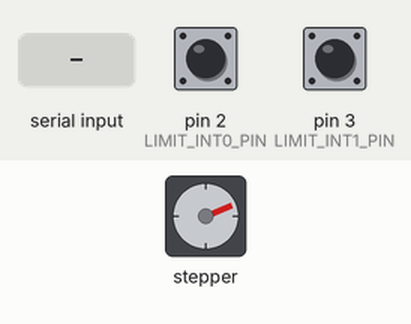
Bench run of a sketch on a simulated Arduino Uno, built with avr-gcc and run on an emulated ATmega328P. Parts: stepper motor. The test bench sets the inputs (shaded band); at power-on: pin 2 (LIMIT_INT0_PIN) HIGH, pin 3 (LIMIT_INT1_PIN) HIGH. Stepper angles assume 200 steps per turn; what the sketch prints to the serial monitor is not drawn.

Above: at 5.0 s.
5.1 s: pin 2 (LIMIT_INT0_PIN) pulsed LOW 2 times (0.12 s each, 0.3 s apart)
7.2 s: "90,45;" received over Serial
At 7.35 s:
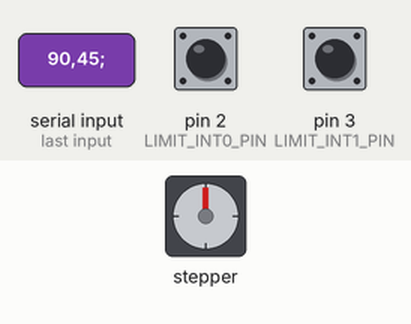
At 7.95 s:
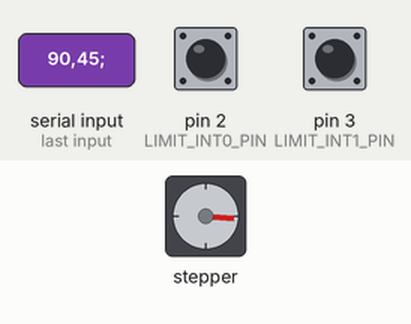
10.2 s: byte 115 ('s') received over Serial
13.2 s: pin 3 (LIMIT_INT1_PIN) pulsed LOW 2 times (0.12 s each, 0.3 s apart)
At 13.9 s:
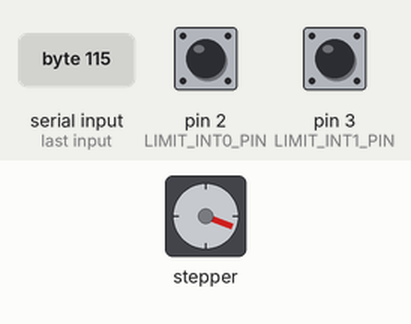
Timing chart, 0 to 16.2 s (numbered marks = the images above; inputs shaded):
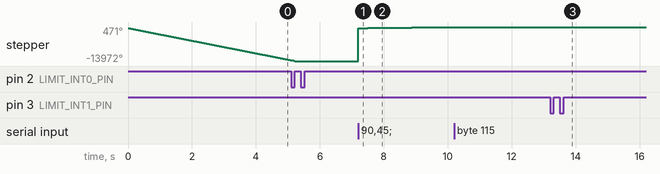

Measured:
- after the input at 7.2 s, stepper: keeps turning clockwise at about 4826°/s, starting at once
- after the input at 13.2 s, stepper: stays 471° (without the input it goes to 473° after 0.82 s)

The sketch:

robot_master.ino
```cpp
#include <AccelStepper.h>

// GPIO Pin Definition
//X軸のみ
#define STEPPER_PULSE_PIN 11
#define STEPPER_CCW_PIN   10
#define LIMIT_INT0_PIN    2
#define LIMIT_INT1_PIN    3

#define CARIVSPEED -2000
char key; //手元の停止信号用
bool islimit0 = false;
bool islimit1 = false;
float motorspeed;

AccelStepper stepper(
  AccelStepper::DRIVER,
  STEPPER_PULSE_PIN, STEPPER_CCW_PIN
);


void flag_0(){
//  Serial.println("limit0!!!");
  islimit0 = true;
}

void flag_1(){
//  Serial.println("limit1!!!");
  islimit1 = true;
}
void stop_check(){
  if(islimit1){
    Serial.print("計測が終了しました");
//    stepper.stop();
    islimit0 = islimit1 = false;
    while(true){
      stepper.stop();
    }
  }else if(Serial.available()) {
    key = Serial.read();
    if (key == 's') {
      stepper.stop();
//      stepper2.stop();
//      stepper3.stop();
      Serial.print("read key = ");
      Serial.println(key);
      Serial.println("stop");
    }
   }

}

void setup() {
  // Configure GPIO Pins
  pinMode(STEPPER_PULSE_PIN, OUTPUT);
  pinMode(STEPPER_CCW_PIN,   OUTPUT);
  pinMode(LIMIT_INT0_PIN, INPUT_PULLUP);
  pinMode(LIMIT_INT1_PIN, INPUT_PULLUP);

  attachInterrupt(digitalPinToInterrupt(LIMIT_INT0_PIN),flag_0, RISING);
  attachInterrupt(digitalPinToInterrupt(LIMIT_INT1_PIN),flag_1, RISING);
  // Init Serial
  Serial.begin(115200);
  // Init Stepper Motor
  stepper.setMaxSpeed(2000);  // 脱調防止
//  stepper.setSpeed(1500);

  stepper.setSpeed(CARIVSPEED);

//  while(!islimit0 && !islimit1 || islimit1){ //モーターが端っこに来るまで動く
//    stepper.runSpeed();
//    stop_check();
//  }
  while(true){ //モーターが端っこに来るまで動く
    stepper.runSpeed();
    if(islimit0){
      break;
    }
  }

  stepper.stop(); //端まで来たら止まる
  stepper.setCurrentPosition(0); //0ポジ設定
//  Serial.println(stepper.currentPosition());


  islimit0 = islimit1 = false;

  delay(100);
  while(true){
    if (Serial.available()) {
    String line = Serial.readStringUntil(';');
    motorspeed = line.toFloat();
    stepper.setSpeed(motorspeed);
    break;
    }
  }
//  Serial.print("速度は");
//  Serial.print(motorspeed);
//  Serial.println("です");
//  stepper.setSpeed(1200);
}

void loop() {
  stepper.runSpeed();

  stop_check();

}
```
